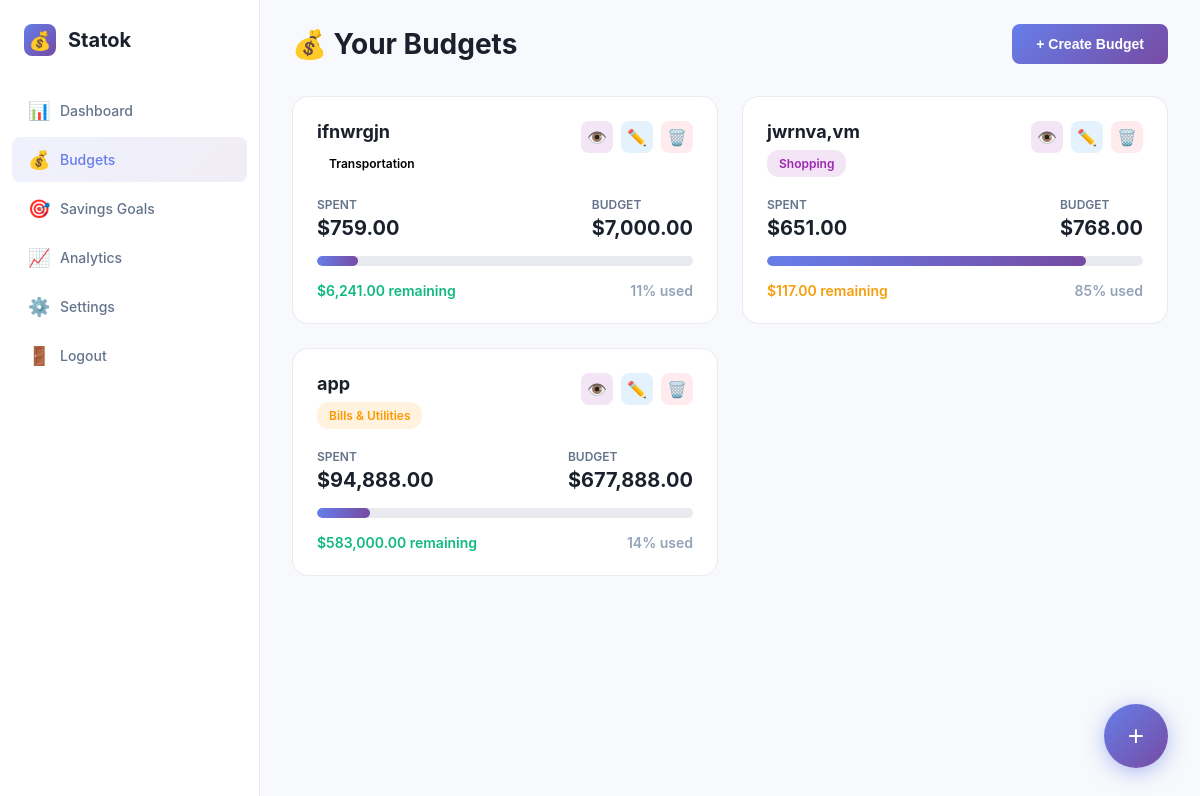
Page /public/budgets.php (signed in) on the committed database.
### tables this page shows
CREATE TABLE budgets (
    id INTEGER PRIMARY KEY AUTOINCREMENT,
    name TEXT NOT NULL,
    category TEXT NOT NULL,
    budget_amount REAL NOT NULL,
    created_date TEXT NOT NULL
, user_id INTEGER DEFAULT 1);

### public/budgets.php (the view, shortened to what this page needs)
<?php
$user_id = $_SESSION['user_id'];
try {
    $db = new PDO('sqlite:' .__DIR__ . '/../db/database.db');
    $db->setAttribute(PDO::ATTR_ERRMODE, PDO::ERRMODE_EXCEPTION);
} catch(PDOException $e) {
    die("Connection failed: " . $e->getMessage());
}
$db->exec('CREATE TABLE IF NOT EXISTS budgets (
    id INTEGER PRIMARY KEY AUTOINCREMENT,
    user_id INTEGER NOT NULL,
    name TEXT NOT NULL,
    category TEXT NOT NULL,
    budget_amount REAL NOT NULL,
    created_date TEXT NOT NULL,
    FOREIGN KEY (user_id) REFERENCES users(id) ON DELETE CASCADE
)');
$db->exec('CREATE TABLE IF NOT EXISTS expenses (
    id INTEGER PRIMARY KEY AUTOINCREMENT,
    budget_id INTEGER NOT NULL,
    amount REAL NOT NULL,
    description TEXT,
    date TEXT NOT NULL,
    FOREIGN KEY (budget_id) REFERENCES budgets(id) ON DELETE CASCADE
)');
$stmt = $db->prepare('
    SELECT b.*, COALESCE(SUM(e.amount), 0) as spent
    FROM budgets b
    LEFT JOIN expenses e ON b.id = e.budget_id
    WHERE b.user_id = :uid
    GROUP BY b.id
    ORDER BY b.created_date DESC
');
$stmt->execute([':uid' => $user_id]);
$budgets = $stmt->fetchAll(PDO::FETCH_ASSOC);
?>
<!DOCTYPE html>
<html lang="en">
<head>
</head>
<body>
    <aside class="sidebar">
        <div class="logo">
            <div class="logo-icon">💰</div>
            <div class="logo-text">Statok</div>
        </div>
        <ul class="nav-menu">
            <li class="nav-item">
                <a href="dashboard.php" class="nav-link">
                    <span class="nav-icon">📊</span>
                    Dashboard
                </a>
            </li>
            <li class="nav-item">
                <a href="budgets.php" class="nav-link active">
                    <span class="nav-icon">💰</span>
                    Budgets
                </a>
            </li>
            <li class="nav-item">
                <a href="savings.php" class="nav-link">
                    <span class="nav-icon">🎯</span>
                    Savings Goals
                </a>
            </li>
            <li class="nav-item">
                <a href="nalytics.php" class="nav-link">
                    <span class="nav-icon">📈</span>
                    Analytics
                </a>
            </li>
            <li class="nav-item">
                <a href="#" class="nav-link">
                    <span class="nav-icon">⚙️</span>
                    Settings
                </a>
            </li>
            <li class="nav-item">
                <a href="logout.php" class="nav-link">
                    <span class="nav-icon">🚪</span>
                    Logout
                </a>
            </li>
        </ul>
    </aside>
    <main class="main-content">
        <div class="top-bar">
            <div class="page-title">💰 Your Budgets</div>
            <button class="btn btn-primary" onclick="openModal('createBudget')">
                + Create Budget
            </button>
        </div>
        <?php if (count($budgets) > 0): ?>
        <div class="budget-cards">
            <?php foreach ($budgets as $budget):
                $remaining = $budget['budget_amount'] - $budget['spent'];
                $percentage = $budget['budget_amount'] > 0 ? ($budget['spent'] / $budget['budget_amount']) * 100 : 0;
                $statusClass = $percentage >= 100 ? 'status-over' : ($percentage >= 80 ? 'status-warning' : 'status-positive');
                $catClass = 'cat-' . strtolower(str_replace(['&', ' '], '', explode(' ', $budget['category'])[0]));
            ?>
            <div class="budget-card">
                <div class="budget-header">
                    <div class="budget-info">
                        <h3><?php echo htmlspecialchars($budget['name']); ?></h3>
                        <span class="category-badge <?php echo $catClass; ?>"><?php echo htmlspecialchars($budget['category']); ?></span>
                    </div>
                    <div class="budget-actions">
                        <button class="btn-mini btn-view" onclick="window.location.href='?view=<?php echo $budget['id']; ?>'" title="View Expenses">👁️</button>
                        <button class="btn-mini btn-edit" onclick="window.location.href='?edit=<?php echo $budget['id']; ?>'" title="Edit">✏️</button>
                        <form method="POST" style="display: inline;" onsubmit="return confirm('Delete this budget and all its expenses?');">
                            <button type="submit" class="btn-mini btn-delete" title="Delete">🗑️</button>
                        </form>
                    </div>
                </div>
                <div class="budget-amounts">
                    <div class="amount-item">
                        <span class="amount-label">Spent</span>
                        <span class="amount-value">$<?php echo number_format($budget['spent'], 2); ?></span>
                    </div>
                    <div class="amount-item">
                        <span class="amount-label">Budget</span>
                        <span class="amount-value">$<?php echo number_format($budget['budget_amount'], 2); ?></span>
                    </div>
                </div>
                <div class="progress-bar">
                    <div class="progress-fill <?php echo $percentage >= 100 ? 'progress-over' : ''; ?>" style="width: <?php echo min($percentage, 100); ?>%"></div>
                </div>
                <div class="budget-status">
                    <span class="<?php echo $statusClass; ?>">
                        $<?php echo number_format(abs($remaining), 2); ?> <?php echo $remaining >= 0 ? 'remaining' : 'over budget'; ?>
                    </span>
                    <span style="color: #94a3b8;"><?php echo round($percentage); ?>% used</span>
                </div>
            </div>
            <?php endforeach; ?>
        </div>
        <?php endif; ?>
    </main>
    <button class="fab" onclick="openModal('createBudget')" title="Create New Budget">+</button>
</body>
</html>

### public/budgets.php (style rules this page uses)
* { margin: 0; padding: 0; box-sizing: border-box; }
body { font-family: -apple-system, BlinkMacSystemFont, 'Segoe UI', 'Inter', Roboto, sans-serif; background: #f8f9fc; display: flex; min-height: 100vh; }
.sidebar { width: 260px; background: white; border-right: 1px solid #e8eaf0; padding: 24px 0; position: fixed; height: 100vh; overflow-y: auto; }
.logo { display: flex; align-items: center; gap: 12px; padding: 0 24px; margin-bottom: 32px; }
.logo-icon { width: 32px; height: 32px; background: linear-gradient(135deg, #667eea 0%, #764ba2 100%); border-radius: 8px; display: flex; align-items: center; justify-content: center; font-size: 18px; }
.logo-text { font-size: 20px; font-weight: 700; color: #1a202c; }
.nav-menu { list-style: none; padding: 0 12px; }
.nav-item { margin-bottom: 4px; }
.nav-link { display: flex; align-items: center; gap: 12px; padding: 12px 16px; color: #64748b; text-decoration: none; border-radius: 8px; transition: all 0.2s; font-size: 14px; font-weight: 500; }
.nav-link.active { background: linear-gradient(135deg, rgba(102, 126, 234, 0.1) 0%, rgba(118, 75, 162, 0.1) 100%); color: #667eea; }
.nav-icon { width: 20px; font-size: 18px; }
.main-content { margin-left: 260px; flex: 1; padding: 24px 32px; }
.top-bar { display: flex; justify-content: space-between; align-items: center; margin-bottom: 32px; }
.page-title { font-size: 28px; font-weight: 700; color: #1a202c; }
.btn { padding: 12px 24px; border-radius: 8px; border: none; cursor: pointer; font-size: 14px; font-weight: 600; transition: all 0.2s; }
.btn-primary { background: linear-gradient(135deg, #667eea 0%, #764ba2 100%); color: white; }
.budget-cards { display: grid; grid-template-columns: repeat(auto-fill, minmax(350px, 1fr)); gap: 24px; }
.budget-card { background: white; border-radius: 16px; padding: 24px; border: 1px solid #e8eaf0; transition: all 0.2s; }
.budget-header { display: flex; justify-content: space-between; align-items: flex-start; margin-bottom: 20px; }
.budget-info h3 { font-size: 18px; font-weight: 700; color: #1a202c; margin-bottom: 8px; }
.category-badge { display: inline-block; padding: 6px 12px; border-radius: 12px; font-size: 12px; font-weight: 600; }
.cat-shopping { background: #f3e5f5; color: #9c27b0; }
.cat-bills { background: #fff3e0; color: #ff9800; }
.budget-actions { display: flex; gap: 8px; }
.btn-mini { width: 32px; height: 32px; border-radius: 8px; border: none; cursor: pointer; display: flex; align-items: center; justify-content: center; font-size: 16px; transition: all 0.2s; }
.btn-edit { background: #e3f2fd; color: #2196f3; }
.btn-delete { background: #ffebee; color: #f44336; }
.btn-view { background: #f3e5f5; color: #9c27b0; }
.budget-amounts { display: flex; justify-content: space-between; margin-bottom: 16px; font-size: 14px; }
.amount-item { display: flex; flex-direction: column; gap: 4px; }
.amount-label { color: #64748b; font-size: 12px; font-weight: 600; text-transform: uppercase; }
.amount-value { font-size: 20px; font-weight: 700; color: #1a202c; }
.progress-bar { height: 10px; background: #e8eaf0; border-radius: 5px; overflow: hidden; margin-bottom: 16px; }
.progress-fill { height: 100%; background: linear-gradient(90deg, #667eea 0%, #764ba2 100%); border-radius: 5px; transition: width 0.3s; }
.budget-status { display: flex; justify-content: space-between; align-items: center; font-size: 14px; font-weight: 600; }
.status-positive { color: #10b981; }
.status-warning { color: #f59e0b; }
.fab { position: fixed; bottom: 32px; right: 32px; width: 64px; height: 64px; border-radius: 50%; background: linear-gradient(135deg, #667eea 0%, #764ba2 100%); color: white; border: none; font-size: 28px; cursor: pointer; box-shadow: 0 4px 20px rgba(102, 126, 234, 0.5); transition: all 0.3s; display: flex; align-items: center; justify-content: center; }

### rows in the picture
budgets: name "ifnwrgjn", category "Transportation", spent "759.00", budget_amount "7,000.00", remaining "6,241.00", percentage "11"
budgets: name "jwrnva,vm", category "Shopping", spent "651.00", budget_amount "768.00", remaining "117.00", percentage "85"
budgets: name "app", category "Bills & Utilities", spent "94,888.00", budget_amount "677,888.00", remaining "583,000.00", percentage "14"
